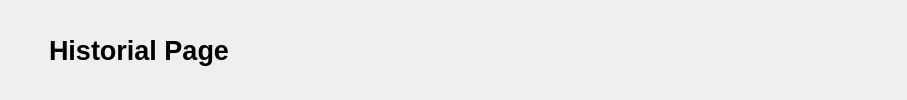
        <widget class="QWidget" name="header_widget" native="true">
         <layout class="QHBoxLayout" name="horizontalLayout_3">
          <item>
           <widget class="QPushButton" name="pushButton_12">
            <property name="styleSheet">
             <string notr="true">border: none;</string>
            </property>
            <property name="text">
             <string/>
            </property>
            <property name="icon">
             <iconset resource="icons/resources.qrc">
              <normaloff>:/img/menu_black.svg</normaloff>:/img/menu_black.svg</iconset>
            </property>
            <property name="iconSize">
             <size>
              <width>25</width>
              <height>25</height>
             </size>
            </property>
            <property name="checkable">
             <bool>true</bool>
            </property>
           </widget>
          </item>
          <item>
           <widget class="QLabel" name="label_8">
            <property name="font">
             <font>
              <pointsize>20</pointsize>
              <bold>true</bold>
             </font>
            </property>
            <property name="text">
             <string>Historial Page</string>
            </property>
           </widget>
          </item>
          <item>
           <spacer name="horizontalSpacer">
            <property name="orientation">
             <enum>Qt::Orientation::Horizontal</enum>
            </property>
            <property name="sizeHint" stdset="0">
             <size>
              <width>591</width>
              <height>20</height>
             </size>
            </property>
           </spacer>
          </item>
          <item>
           <widget class="QPushButton" name="pushButton_11">
            <property name="styleSheet">
             <string notr="true">border: none;</string>
            </property>
            <property name="text">
             <string/>
            </property>
            <property name="icon">
             <iconset resource="icons/resources.qrc">
              <normaloff>:/img/notifications_black.svg</normaloff>:/img/notifications_black.svg</iconset>
            </property>
            <property name="iconSize">
             <size>
              <width>25</width>
              <height>25</height>
             </size>
            </property>
           </widget>
          </item>
          <item>
           <widget class="QPushButton" name="salir_1">
            <property name="styleSheet">
             <string notr="true">border: none;</string>
            </property>
            <property name="text">
             <string/>
            </property>
            <property name="icon">
             <iconset resource="icons/resources.qrc">
              <normaloff>:/img/exit_black.svg</normaloff>:/img/exit_black.svg</iconset>
            </property>
            <property name="iconSize">
             <size>
              <width>25</width>
              <height>25</height>
             </size>
            </property>
            <property name="checkable">
             <bool>true</bool>
            </property>
           </widget>
          </item>
         </layout>
        </widget>
